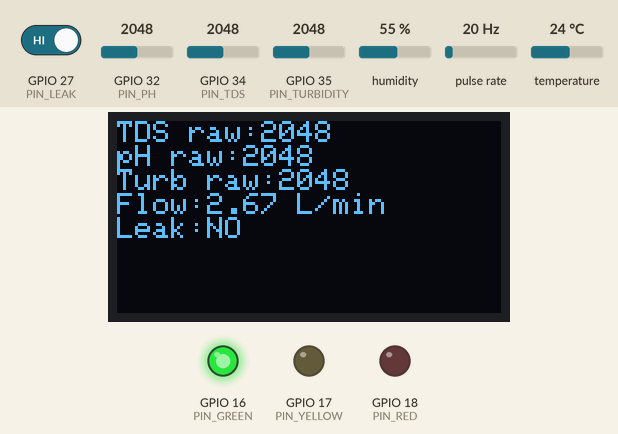
Recording of a sketch running on a simulated ESP32. On the bench: 128×64 one-colour display, output pins drawn as LEDs (lit = HIGH). Wiring (inferred from the names in the program): pulse sensor: data GPIO 26. The test bench sets the inputs (shaded band); at power-on: GPIO 27 (PIN_LEAK) HIGH, pulse rate 20 Hz, GPIO 32 (PIN_PH) = 2048, GPIO 34 (PIN_TDS) = 2048, GPIO 35 (PIN_TURBIDITY) = 2048, humidity 55 %, temperature 24 °C (analog values on the 0–4095 scale). WiFi joins after 1.5 s; servers stay silent unless stated; uploads are accepted with an empty reply; the local clock reads 2024-03-15 10:24:30 at power-on unless the sketch sets it; EEPROM starts erased; not simulated (calls return 0 or success): secrets.h; what the sketch prints to the serial monitor is not drawn.

Above: at 10.8 s.
10.9 s: GPIO 27 (PIN_LEAK) driven LOW
At 20.6 s:
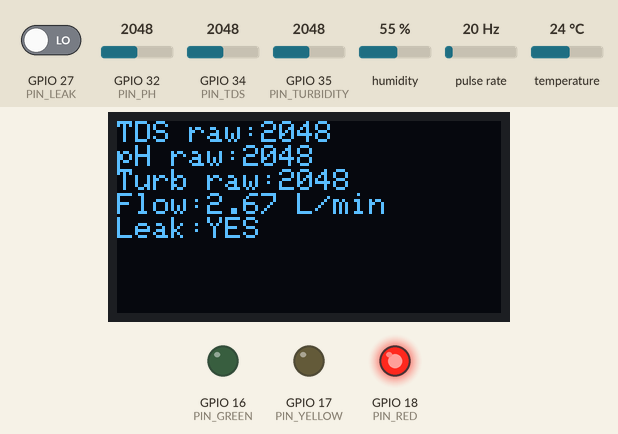
21.7 s: pulse rate (sensor on GPIO 26) set to 4 Hz
At 30.5 s:
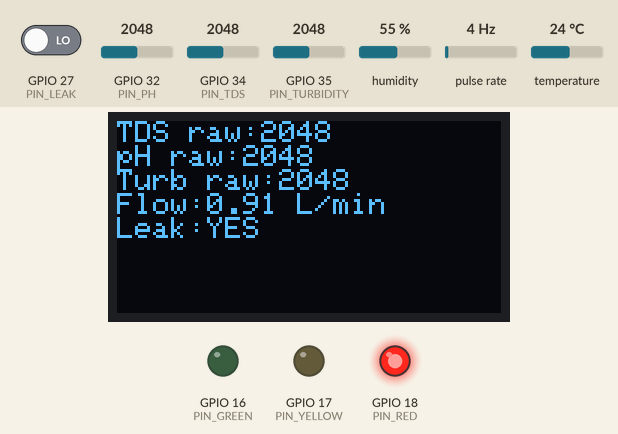
31.7 s: GPIO 27 (PIN_LEAK) driven HIGH
At 40.6 s:
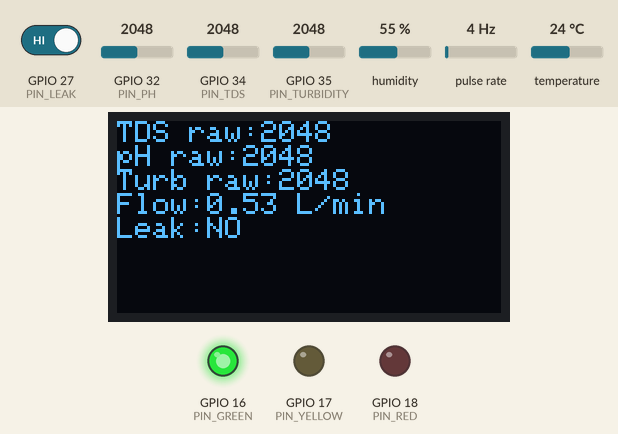
41.7 s: GPIO 32 (PIN_PH) set to 2866
At 50.6 s:
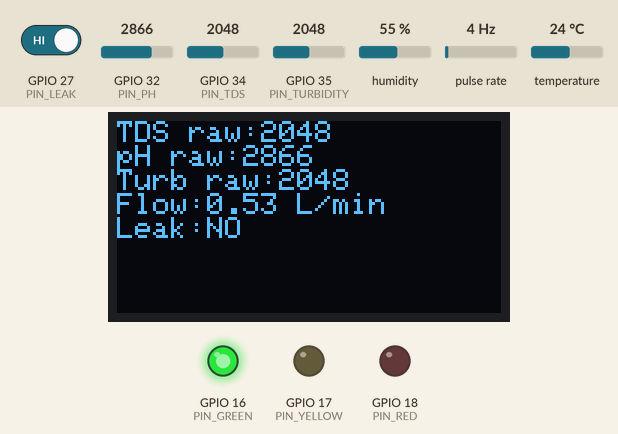
51.7 s: GPIO 34 (PIN_TDS) set to 2866
At 60.6 s:
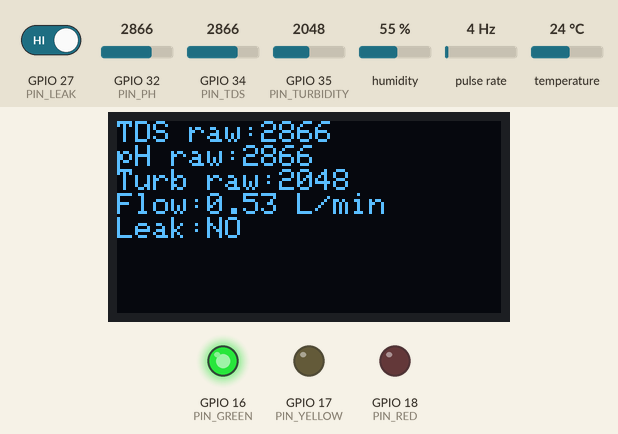
61.7 s: GPIO 35 (PIN_TURBIDITY) set to 2866
At 70.6 s:
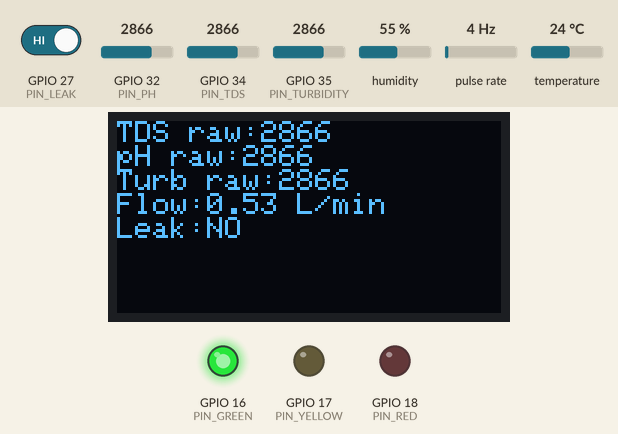
Timing chart, 0 to 72.1 s (numbered marks = the images above; inputs shaded):
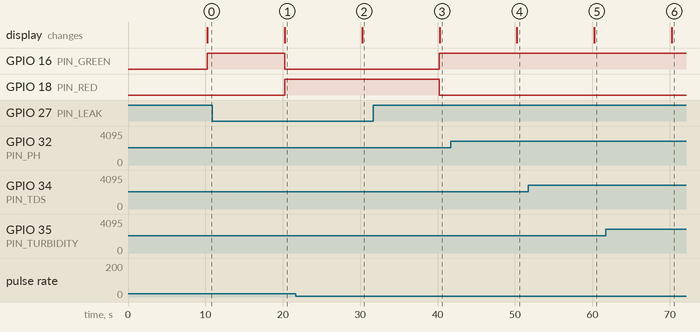

Measured:
- after the input at 10.9 s, GPIO 16 (PIN_GREEN): HIGH → LOW after 9.3 s; GPIO 18 (PIN_RED): LOW → HIGH after 9.3 s; the display: changes after 9.4 s (image 1)
- after the input at 21.7 s, the display: changes after 8.6 s (image 2)
- after the input at 31.7 s, GPIO 16 (PIN_GREEN): LOW → HIGH after 8.5 s; GPIO 18 (PIN_RED): HIGH → LOW after 8.5 s; the display: changes after 8.6 s (image 3)
- after the input at 41.7 s, the display: changes after 8.6 s (image 4)
- after the input at 51.7 s, the display: changes after 8.6 s (image 5)
- after the input at 61.7 s, the display: changes after 8.6 s (image 6)

The sketch:

clearwater_esp32.ino
```cpp
/* ESP32 DevKit V1. Install ArduinoJson, DHT sensor library, Adafruit GFX, SSD1306. */
#include <WiFi.h>
#include <HTTPClient.h>
#include <ArduinoJson.h>
#include <DHT.h>
#include <Wire.h>
#include <Preferences.h>
#include <time.h>
#include <Adafruit_GFX.h>
#include <Adafruit_SSD1306.h>
#include "secrets.h" // local-only Wi-Fi and device credentials; excluded by .gitignore
#define PIN_TDS 34
#define PIN_PH 32
#define PIN_TURBIDITY 35
#define PIN_FLOW 26
#define PIN_LEAK 27
#define PIN_DHT 4
#define PIN_GREEN 16
#define PIN_YELLOW 17
#define PIN_RED 18
#define DHTTYPE DHT11
const char* API_URL="http://172.20.10.3:4000/api/telemetry"; // laptop LAN IPv4; ESP32 must be on the same Wi-Fi/LAN
const float PULSES_PER_LITRE=450.0; const unsigned long SEND_EVERY_MS=10000;
DHT dht(PIN_DHT,DHTTYPE); Adafruit_SSD1306 display(128,64,&Wire,-1); Preferences prefs; volatile uint32_t pulses=0; uint32_t totalPulses=0,sequenceNo=0; unsigned long lastSend=0,lastPulseRead=0;
void IRAM_ATTR pulse(){pulses++;}
void setup(){Serial.begin(115200);analogReadResolution(12);pinMode(PIN_LEAK,INPUT);pinMode(PIN_FLOW,INPUT_PULLUP);pinMode(PIN_GREEN,OUTPUT);pinMode(PIN_YELLOW,OUTPUT);pinMode(PIN_RED,OUTPUT);attachInterrupt(digitalPinToInterrupt(PIN_FLOW),pulse,FALLING);dht.begin();Wire.begin(21,22);display.begin(SSD1306_SWITCHCAPVCC,0x3C);prefs.begin("clearwater",false);totalPulses=prefs.getUInt("pulses",0);sequenceNo=prefs.getUInt("seq",0);Serial.print("Connecting to Wi-Fi");WiFi.begin(WIFI_SSID,WIFI_PASSWORD);while(WiFi.status()!=WL_CONNECTED){delay(500);Serial.print('.');}Serial.print("\nWi-Fi connected. ESP32 IP: ");Serial.println(WiFi.localIP());configTime(0,0,"pool.ntp.org","time.nist.gov");}
void loop(){if(millis()-lastSend<SEND_EVERY_MS)return;lastSend=millis();uint32_t p;noInterrupts();p=pulses;pulses=0;interrupts();totalPulses+=p;float dt=(millis()-lastPulseRead)/60000.0;float flow=dt>0?(p/PULSES_PER_LITRE)/dt:0;lastPulseRead=millis();prefs.putUInt("pulses",totalPulses);int tds=analogRead(PIN_TDS),ph=analogRead(PIN_PH),turb=analogRead(PIN_TURBIDITY);bool leak=digitalRead(PIN_LEAK)==LOW;float temp=dht.readTemperature(),humidity=dht.readHumidity();bool dhtOk=!isnan(temp)&&!isnan(humidity);StaticJsonDocument<512> doc;doc["sequence"]=++sequenceNo;prefs.putUInt("seq",sequenceNo);time_t now=time(nullptr);struct tm timeinfo;if(now>1700000000&&getLocalTime(&timeinfo,20)){char stamp[25];strftime(stamp,sizeof(stamp),"%Y-%m-%dT%H:%M:%SZ",&timeinfo);doc["timestamp"]=stamp;}doc["rawTds"]=tds;doc["rawPh"]=ph;doc["rawTurbidity"]=turb;doc["pulseCount"]=p;doc["flowLpm"]=flow;doc["cumulativeLitres"]=totalPulses/PULSES_PER_LITRE;doc["leakage"]=leak;if(dhtOk){doc["temperatureC"]=temp;doc["humidityPct"]=humidity;}JsonObject health=doc.createNestedObject("sensorHealth");health["tds"]=true;health["ph"]=true;health["turbidity"]=true;health["flow"]=true;health["leakage"]=true;health["dht11"]=dhtOk;String body;serializeJson(doc,body);if(WiFi.status()==WL_CONNECTED){HTTPClient http;http.begin(API_URL);http.addHeader("Content-Type","application/json");http.addHeader("X-Device-Id",DEVICE_ID);http.addHeader("X-Device-Secret",DEVICE_SECRET);int code=http.POST(body);if(code>=200&&code<300)Serial.printf("Telemetry accepted (HTTP %d)\n",code);else Serial.printf("Telemetry rejected (HTTP %d): %s\n",code,http.getString().c_str());http.end();}else Serial.println("Wi-Fi disconnected; telemetry not sent.");digitalWrite(PIN_RED,leak);digitalWrite(PIN_YELLOW,!leak&&flow==0);digitalWrite(PIN_GREEN,!leak&&flow>0);display.clearDisplay();display.setTextColor(SSD1306_WHITE);display.setCursor(0,0);display.printf("TDS raw:%d\npH raw:%d\nTurb raw:%d\nFlow:%.2f L/min\nLeak:%s",tds,ph,turb,flow,leak?"YES":"NO");display.display();}
```
